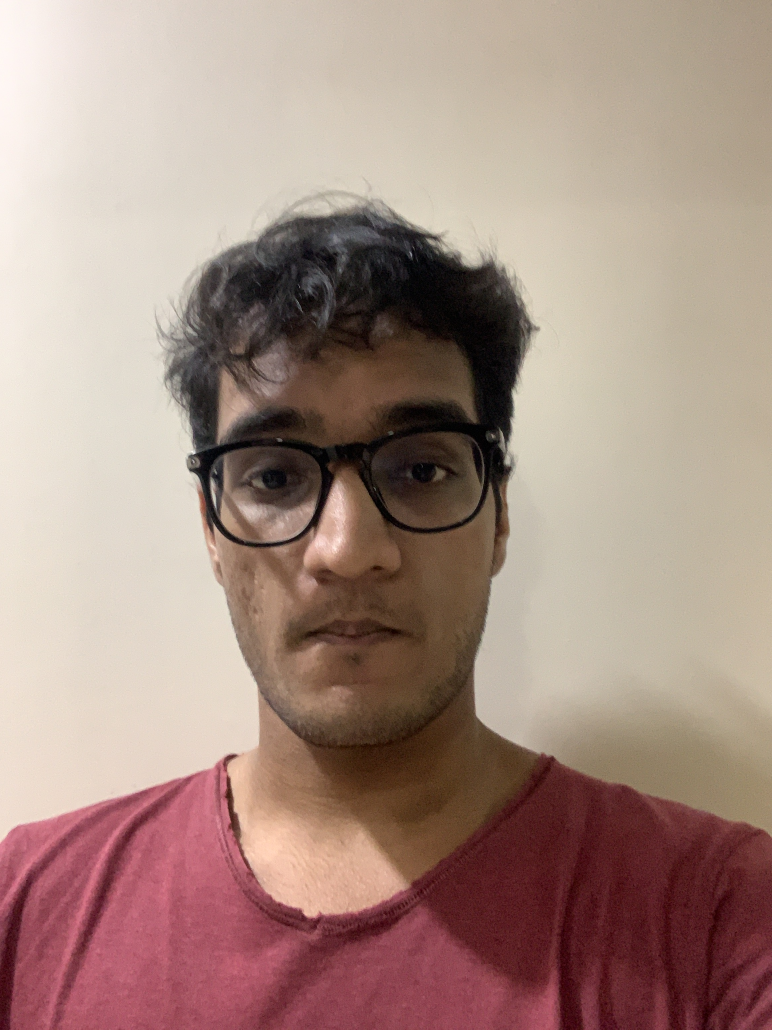
#> input picture FaceRecognition/Deepesh/IMG_7895.JPG, 2316 x 3088 px, given in place of the camera (shown at 1/3 size)
$ python faceExtraction.py
#> lines starting #> are read from the running program, lines starting #| are printed output that depends on the picture; after the words box and inside, x2 and y2 are one past the last pixel; in counts of white or black regions, pixels touching at a corner belong together
import cv2
import numpy as np

# Loading HAAR face classifier
face_classifier = cv2.CascadeClassifier('haarcascade_frontalface_default.xml')

# Load functions
def face_extractor(img):
    # Function detects faces and returns the cropped face
    # If no face detected, it returns the input image

    gray = cv2.cvtColor(img,cv2.COLOR_BGR2GRAY) # Converting image to gray
    faces = face_classifier.detectMultiScale(gray, 1.05, 5)
    # Param 1 - The gray scale variable — gray in our case
    # Param 2 - scaleFactor — Parameter specifying how much the image size is reduced
                # at each image scale
    # Param 3 - minNeighbors — Parameter specifying how many neighbors each candidate rectangle should have to retain it. This parameter will affect the quality of the detected faces.

    if faces is ():
        return None

    # Crop all faces found
    for (x,y,w,h) in faces:
        x=x-10
        y=y-10
        cropped_face = img[y:y+h+50, x:x+w+50]

    return cropped_face

# Initialize Webcam
cap = cv2.VideoCapture(0)
count = 0

# Collect 100 samples of your face from webcam input
while True:

    _, frame = cap.read()
#> frame is the input picture: shape (3088, 2316, 3); mean B, G, R 130.6, 140.9, 166.3
    if face_extractor(frame) is not None:
#> in face_extractor, `gray = cv2.cvtColor(img,cv2.COLOR_BGR2GRAY)`:
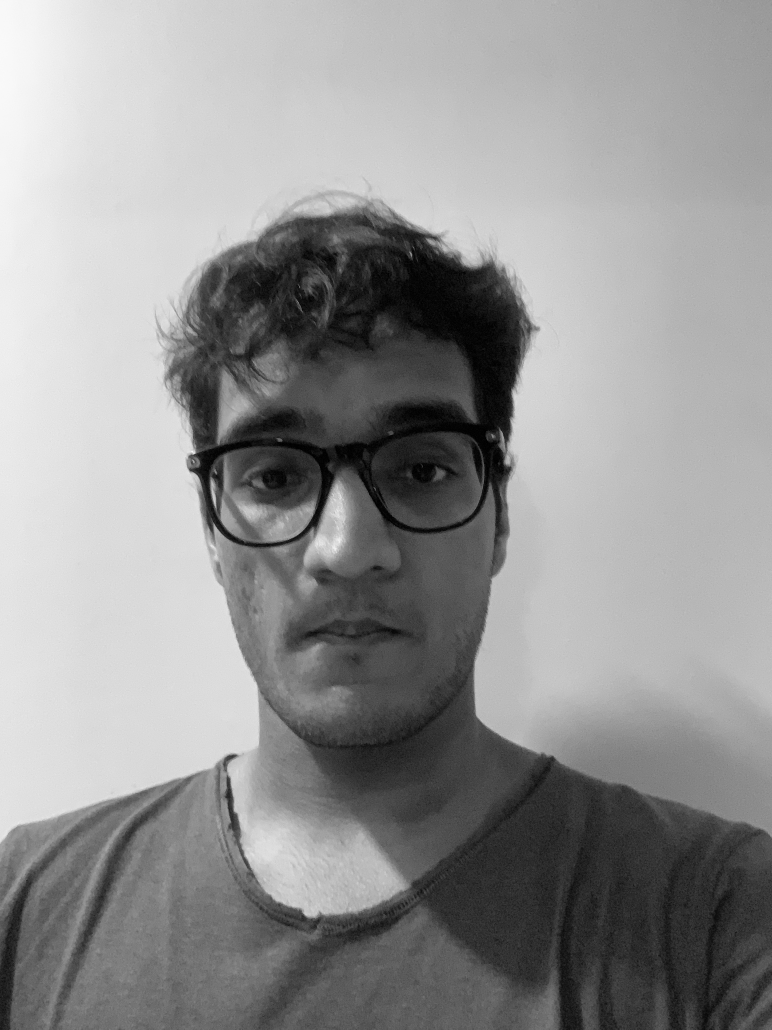
#> gray: shape (3088, 2316) (shown at 1/3 size); min 0, max 254, mean 147.3
#> in face_extractor, `faces = face_classifier.detectMultiScale(gray, 1.05, 5)`: faces = [[1626, 3003, 51, 51], [54, 2718, 102, 102], [436, 958, 1211, 1211]]
#> the loop in face_extractor, `for (x,y,w,h) in faces:` made 3 passes
#> (x, y, w, h) on passes 1 to 3: (1616, 2993, 51, 51), (44, 2708, 102, 102), (426, 948, 1211, 1211)
#> pass 1, in face_extractor, `cropped_face = img[y:y+h+50, x:x+w+50]`:
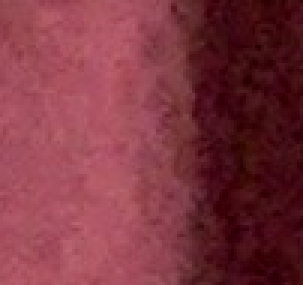
#> cropped_face: shape (95, 101, 3) (shown 3 times larger); mean B, G, R 64, 53.4, 125.8
#> pass 2, in face_extractor, `cropped_face = img[y:y+h+50, x:x+w+50]`:
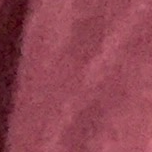
#> cropped_face: shape (152, 152, 3); mean B, G, R 82.8, 69.7, 145.2
#> pass 3, in face_extractor, `cropped_face = img[y:y+h+50, x:x+w+50]`:
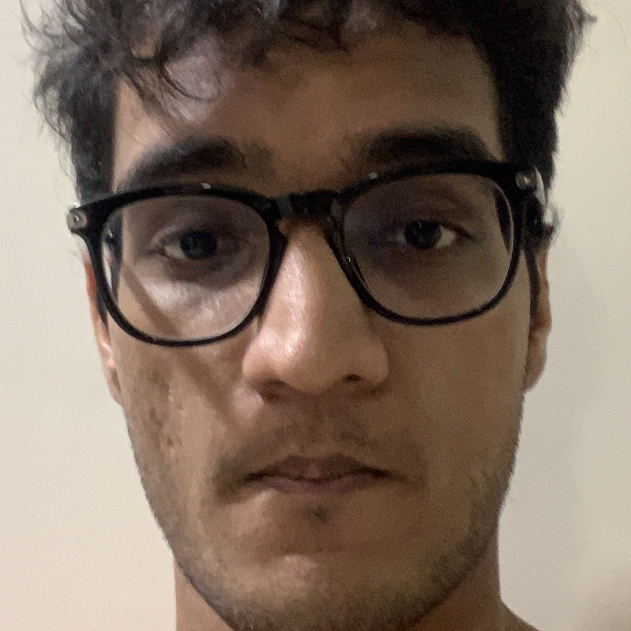
#> cropped_face: shape (1261, 1261, 3) (shown at 1/2 size); mean B, G, R 97.8, 111.2, 128.9
        count += 1
#> count = 1
        face = cv2.resize(face_extractor(frame), (400, 400))
#> the loop in face_extractor (call 2), `for (x,y,w,h) in faces:` made 3 passes
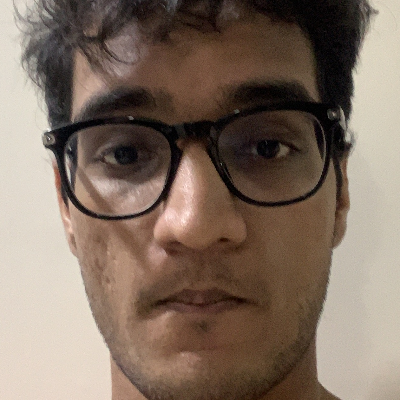
#> face: shape (400, 400, 3); mean B, G, R 97.7, 111.1, 128.8
        # face = cv2.cvtColor(face, cv2.COLOR_BGR2GRAY)
        # Save file in specified directory with unique name
        file_name_path = './Images/' + str(count) + '.jpg'
#> file_name_path = './Images/1.jpg'
        cv2.imwrite(file_name_path, face)

        # Put count on images and display live count
        cv2.putText(face, str(count), (50, 50), cv2.FONT_HERSHEY_COMPLEX, 1, (255,255,0), 2)
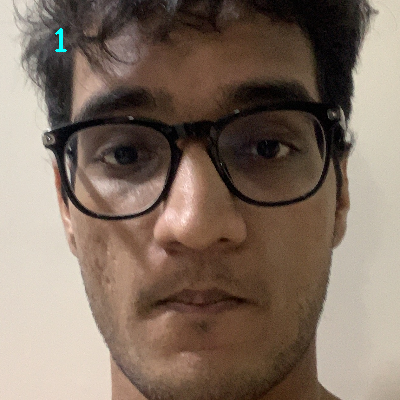
#> face: shape (400, 400, 3); 0.08% of pixels changed, all inside (x1, y1, x2, y2) = (55, 28, 67, 52)
        cv2.imshow('Face Cropper', face)

    else:
        print("Face not found")
        pass

    if cv2.waitKey(1) == 13 or count == 100: #13 is the Enter Key
#> (key Esc is pressed here)
        break

cap.release()
cv2.destroyAllWindows()
print("Collecting Samples Complete")

$ run again, on FaceRecognition/Deepesh/IMG_7913.JPG
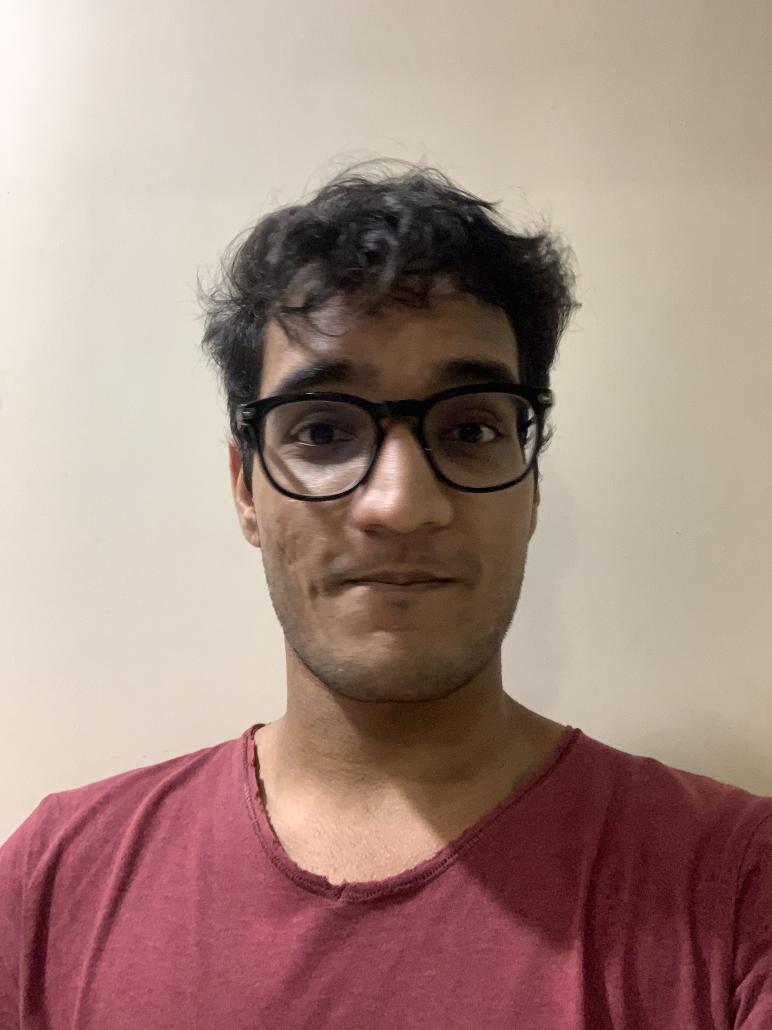
#> input picture FaceRecognition/Deepesh/IMG_7913.JPG, 2316 x 3088 px, given in place of the camera (shown at 1/3 size)
#> frame is the input picture: shape (3088, 2316, 3); mean B, G, R 129, 138.5, 165.2
#> faces = [[1821, 2964, 62, 62], [1330, 2600, 67, 67], [574, 828, 1218, 1218]]
#> the loop in face_extractor, `for (x,y,w,h) in faces:` made 3 passes
#> (x, y, w, h) on passes 1 to 3: (1811, 2954, 62, 62), (1320, 2590, 67, 67), (564, 818, 1218, 1218)
#> pass 1, in face_extractor, `cropped_face = img[y:y+h+50, x:x+w+50]`:
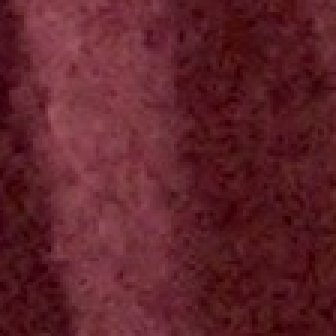
#> cropped_face: shape (112, 112, 3) (shown 3 times larger); mean B, G, R 42.5, 34.5, 95.7
#> count = 1
#> the loop in face_extractor (call 2), `for (x,y,w,h) in faces:` made 3 passes
#> file_name_path = './Images/1.jpg'
#> `cv2.putText(face, str(count), (50, 50), cv2.FONT_HERSHEY_COMPLEX, 1, (..`:
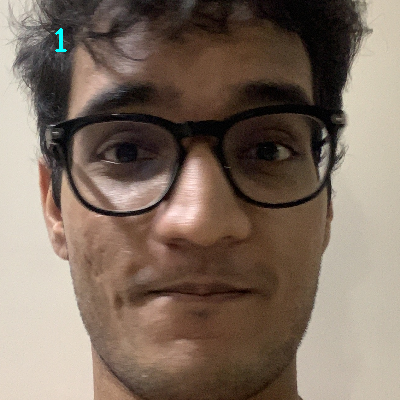
#> face: shape (400, 400, 3); mean B, G, R 96.7, 110.1, 127
